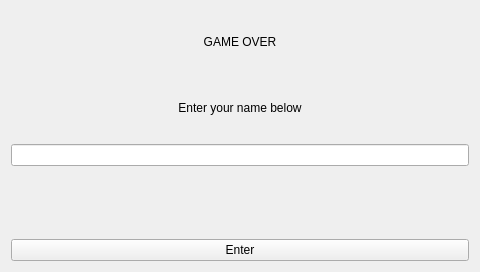
<?xml version="1.0" encoding="UTF-8"?>
<ui version="4.0">
 <class>GameOver</class>
 <widget class="QWidget" name="GameOver">
  <property name="geometry">
   <rect>
    <x>0</x>
    <y>0</y>
    <width>480</width>
    <height>272</height>
   </rect>
  </property>
  <property name="windowTitle">
   <string>Game Over</string>
  </property>
  <layout class="QVBoxLayout" name="verticalLayout">
   <item>
    <layout class="QGridLayout" name="gridLayout">
     <item row="7" column="0">
      <widget class="QLabel" name="label">
       <property name="font">
        <font>
         <pointsize>17</pointsize>
        </font>
       </property>
       <property name="text">
        <string/>
       </property>
       <property name="alignment">
        <set>Qt::AlignCenter</set>
       </property>
      </widget>
     </item>
     <item row="3" column="0">
      <widget class="QLabel" name="label_2">
       <property name="text">
        <string>GAME OVER</string>
       </property>
       <property name="alignment">
        <set>Qt::AlignCenter</set>
       </property>
      </widget>
     </item>
     <item row="8" column="0">
      <widget class="QPushButton" name="pushButton_2">
       <property name="text">
        <string>Enter</string>
       </property>
      </widget>
     </item>
     <item row="5" column="0">
      <widget class="QLineEdit" name="lineEdit"/>
     </item>
     <item row="4" column="0">
      <widget class="QLabel" name="label_3">
       <property name="text">
        <string>Enter your name below</string>
       </property>
       <property name="alignment">
        <set>Qt::AlignCenter</set>
       </property>
      </widget>
     </item>
    </layout>
   </item>
  </layout>
 </widget>
 <resources/>
 <connections/>
</ui>
